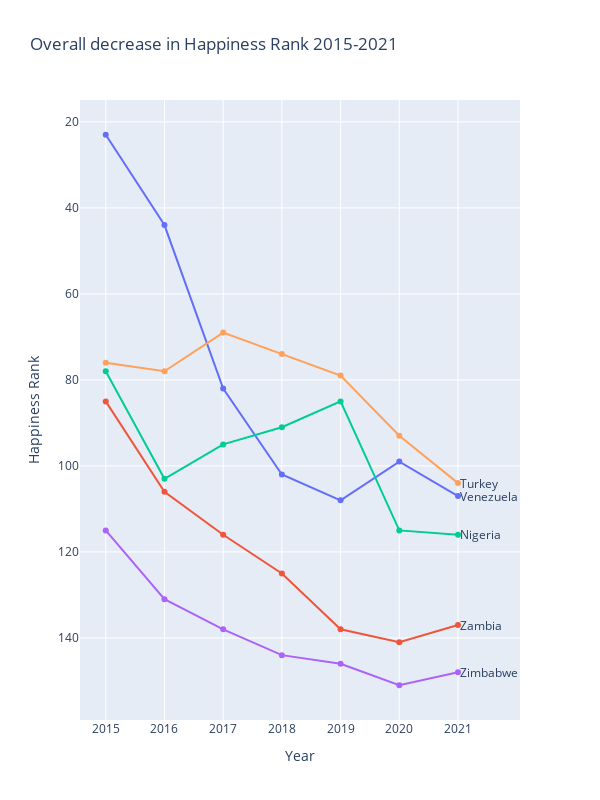

The notebook cell this image was saved under:
### Code cell
import pandas as pd 
import matplotlib.pyplot as plt
import seaborn as sns
%matplotlib inline
import numpy as np
from sklearn.preprocessing import LabelEncoder
import plotly.graph_objs as go
import plotly.express as px


len(df['Country'].unique()) #  = 117 unique countries in our data 

pivot_df = pd.read_csv('../Datasets/year_happiness_score.csv')
year = 2015

while year<2022:
    pivot_df[str(year)] = pivot_df[str(year)].astype(int)
    year = year + 1
pivot_df['Country'].astype('str')
pivot_df.set_index('Country',inplace=True)

pivot_df = pivot_df.drop('Algeria')
pivot_df = pivot_df.drop('Jordan')
pivot_df = pivot_df.drop('Malaysia')

new_df = pivot_df.diff(axis=1)
new_df = new_df.drop('2015',axis=1)
nd = new_df.le(0).all(axis=1)
countries = new_df[nd].abs().sum(axis=1)
filt_countries = countries.nlargest(6)
coun = filt_countries.index.to_list()
decreasing_ranks = pivot_df.loc[coun]
decreasing_ranks

import plotly.graph_objs as go

dr = decreasing_ranks

pivot_df['diff'] = pivot_df['2021'] - pivot_df['2015']
ir = pivot_df.nlargest(columns='diff',n=5)
ir = ir.drop(columns='diff')

dr = ir
fig = go.Figure()

for country in dr.index:
    fig.add_trace(go.Scatter(x=dr.columns, y=dr.loc[country], name=country,showlegend=False, line=dict(width=2)))
    # if country=='Venezuela':
    #     fig.add_annotation(x=6, y=dr.loc[country]['2021'],text=country,xanchor='left', yanchor='bottom',textangle=360,showarrow=False,font=dict(size=12))
    # else:
    fig.add_annotation(x=6, y=dr.loc[country]['2021'],text=country,xanchor='left', yanchor='middle',textangle=360,showarrow=False,font=dict(size=12))

fig.update_layout(title='Overall decrease in Happiness Rank 2015-2021', xaxis_title='Year', yaxis_title='Happiness Rank')
fig.update_layout(
    yaxis=dict(
        autorange='reversed'
    ))

fig.update_layout(
    width=600,  # Set the width to 800 pixels
    height=800  # Set the height to 600 pixels
)

fig.show()

### Figure 1 — Plotly figure (JSON) as saved in the notebook; plotly's stock layout.template omitted (floating-point values rounded to 4 significant figures)
{"data": [{"line": {"width": 2}, "name": "Venezuela", "showlegend": false, "type": "scatter", "x": ["2015", "2016", "2017", "2018", "2019", "2020", "2021"], "y": [23, 44, 82, 102, 108, 99, 107]}, {"line": {"width": 2}, "name": "Zambia", "showlegend": false, "type": "scatter", "x": ["2015", "2016", "2017", "2018", "2019", "2020", "2021"], "y": [85, 106, 116, 125, 138, 141, 137]}, {"line": {"width": 2}, "name": "Nigeria", "showlegend": false, "type": "scatter", "x": ["2015", "2016", "2017", "2018", "2019", "2020", "2021"], "y": [78, 103, 95, 91, 85, 115, 116]}, {"line": {"width": 2}, "name": "Zimbabwe", "showlegend": false, "type": "scatter", "x": ["2015", "2016", "2017", "2018", "2019", "2020", "2021"], "y": [115, 131, 138, 144, 146, 151, 148]}, {"line": {"width": 2}, "name": "Turkey", "showlegend": false, "type": "scatter", "x": ["2015", "2016", "2017", "2018", "2019", "2020", "2021"], "y": [76, 78, 69, 74, 79, 93, 104]}], "layout": {"annotations": [{"font": {"size": 12}, "showarrow": false, "text": "Venezuela", "textangle": 0, "x": 6, "xanchor": "left", "y": 107, "yanchor": "middle"}, {"font": {"size": 12}, "showarrow": false, "text": "Zambia", "textangle": 0, "x": 6, "xanchor": "left", "y": 137, "yanchor": "middle"}, {"font": {"size": 12}, "showarrow": false, "text": "Nigeria", "textangle": 0, "x": 6, "xanchor": "left", "y": 116, "yanchor": "middle"}, {"font": {"size": 12}, "showarrow": false, "text": "Zimbabwe", "textangle": 0, "x": 6, "xanchor": "left", "y": 148, "yanchor": "middle"}, {"font": {"size": 12}, "showarrow": false, "text": "Turkey", "textangle": 0, "x": 6, "xanchor": "left", "y": 104, "yanchor": "middle"}], "height": 800, "title": {"text": "Overall decrease in Happiness Rank 2015-2021"}, "width": 600, "xaxis": {"title": {"text": "Year"}}, "yaxis": {"autorange": "reversed", "title": {"text": "Happiness Rank"}}}}
